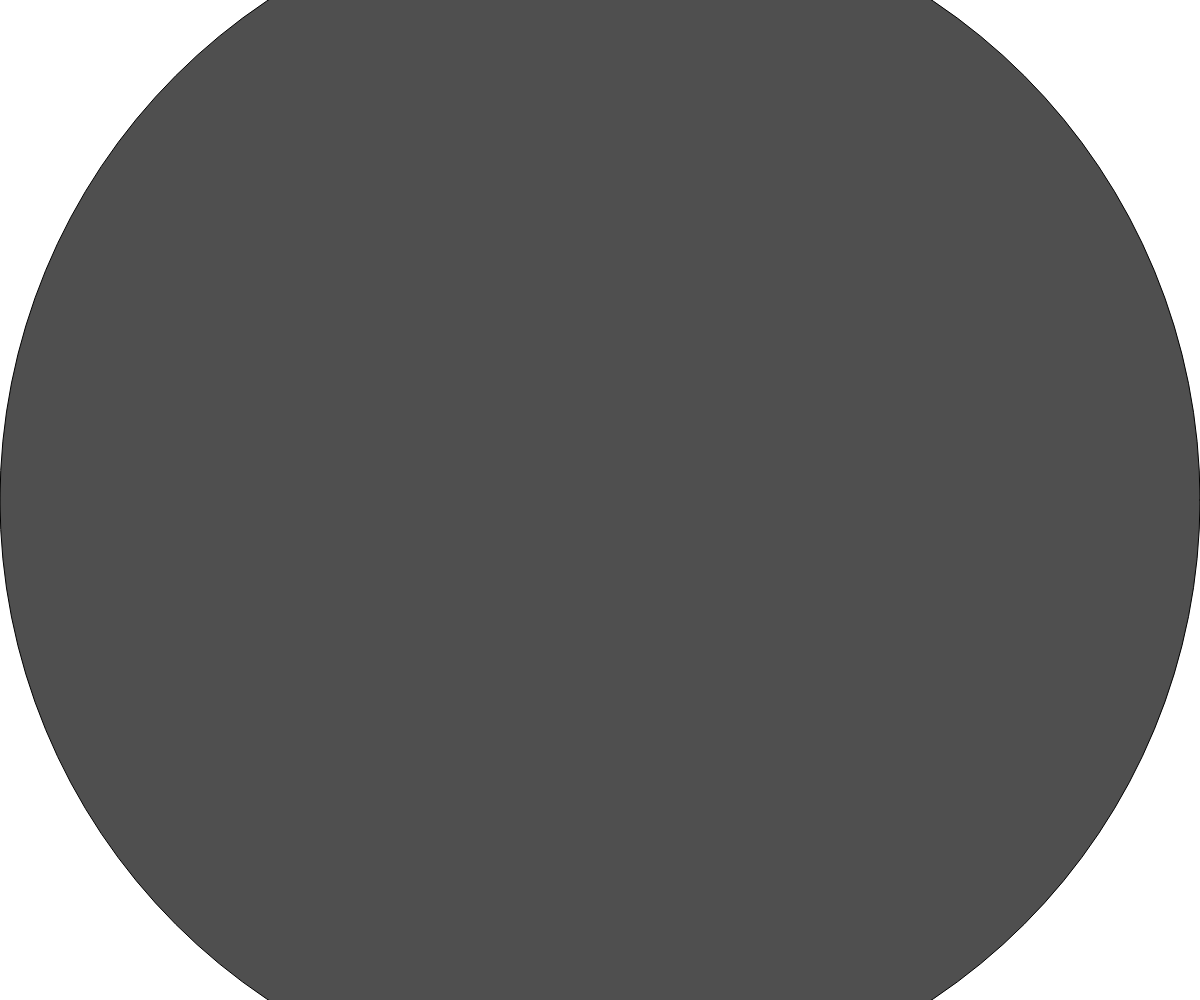
Frame 1 (no input)
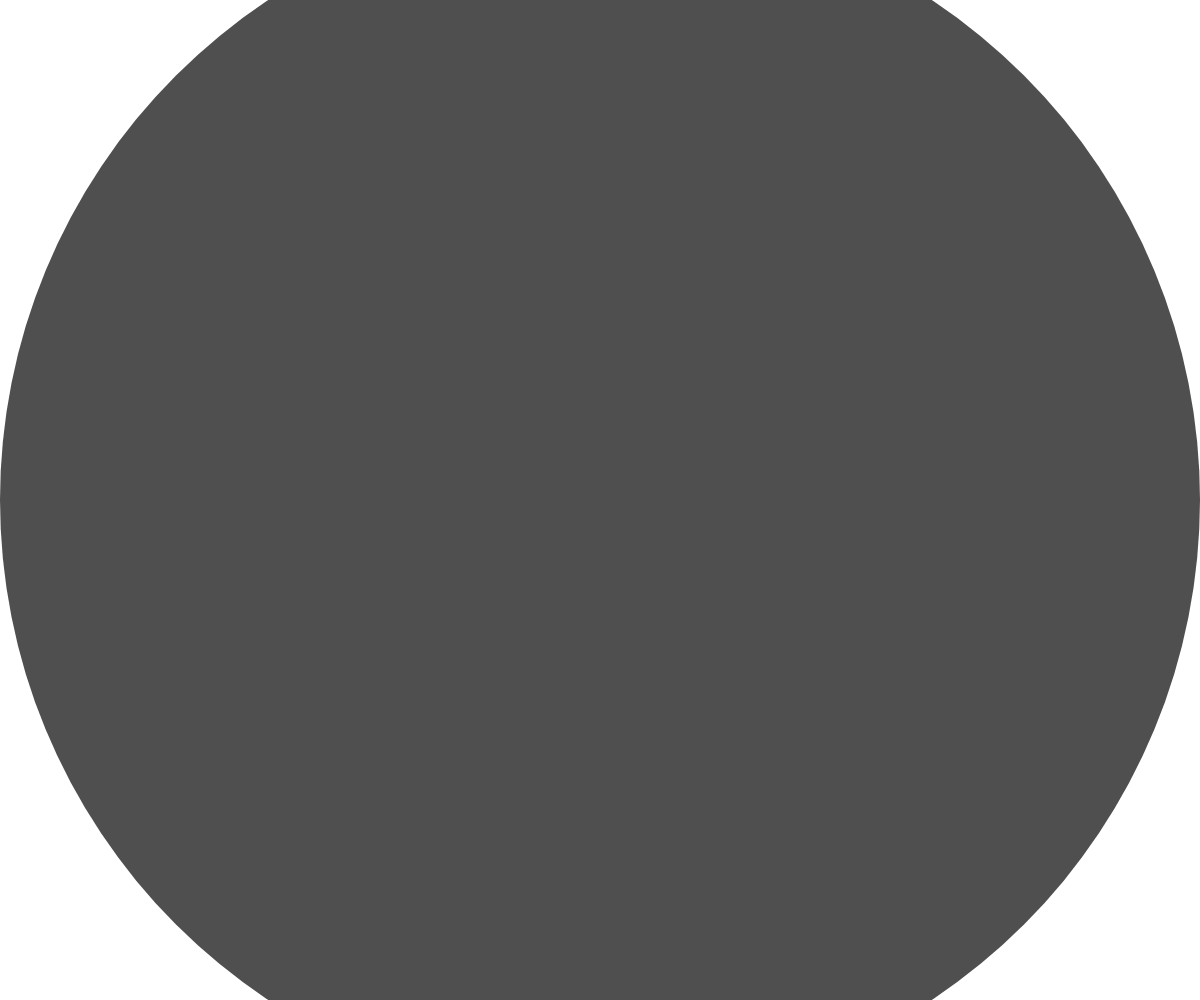
Frame 60 (no input)
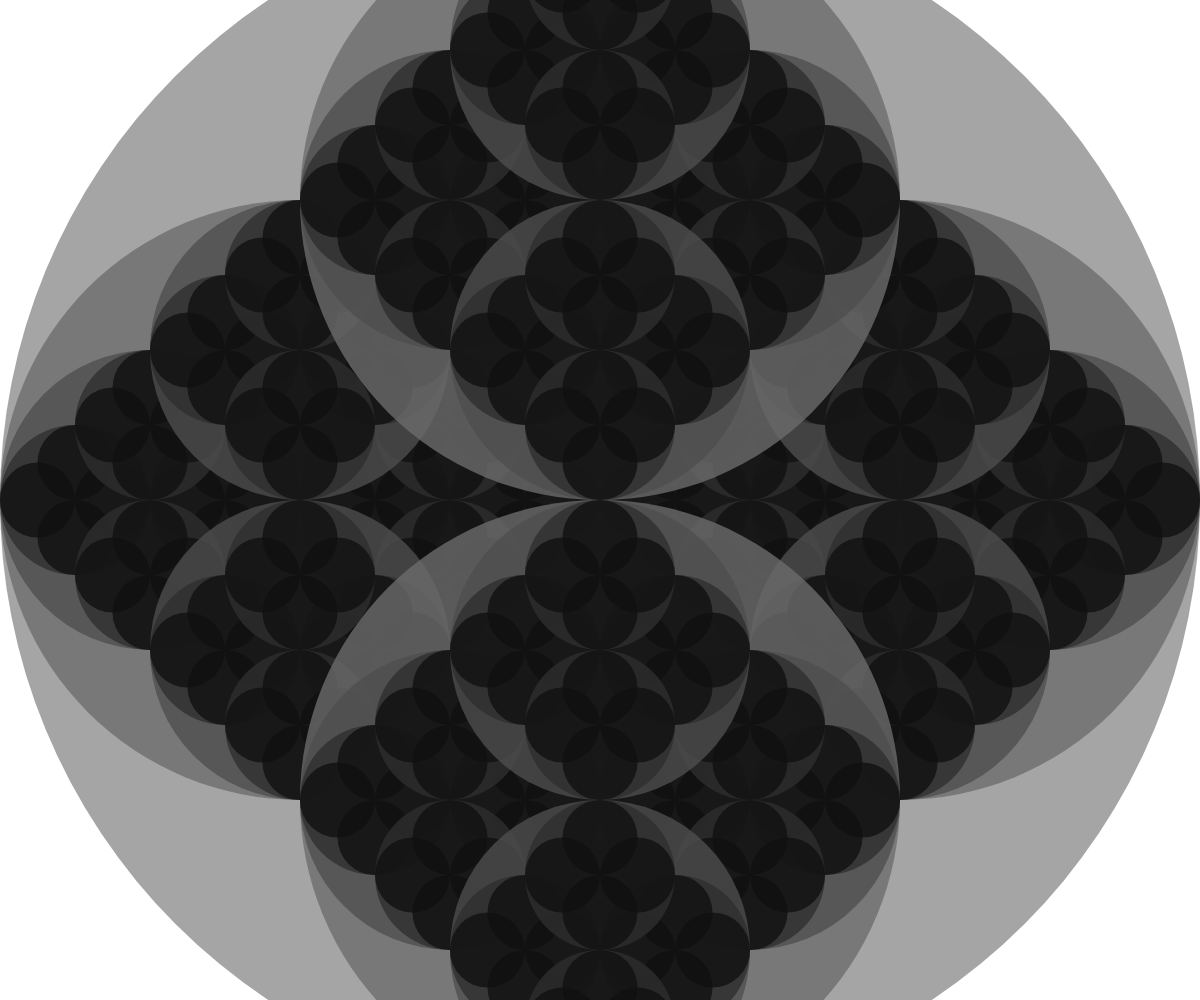
Frame 120 (the mouse pressed at the canvas centre since frame 60)

The p5.js sketch that drew these frames (run headless with seeded random() and noise() and a simulated clock; from frame 60 on, the mouse is pressed at the canvas centre):

// p5.js sketch
// ── sketch.js

function setup() {
  createCanvas(windowWidth, windowHeight);
}

function draw() {
  background(255);
  let theLevel = map(mouseX, 0, width, 1, 8);
  drawCircle(width/2, height/2, width/2, theLevel);
  noStroke();
}

function drawCircle(x, y, radius, level) {
  let fillColour = 125 * level/4;
  fill(fillColour, 200);
  ellipse(x, y, radius*2, radius*2);

  if (level > 1) {
    level = level - 1;
    drawCircle(x - radius/2, y, radius/2, level);
    drawCircle(x + radius/2, y, radius/2, level);
    drawCircle(x, y - radius/2, radius/2, level);
    drawCircle(x, y + radius/2, radius/2, level);
  }
}
